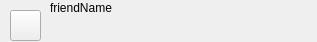
<?xml version="1.0" encoding="UTF-8"?>
<ui version="4.0">
 <class>friendItem</class>
 <widget class="QWidget" name="friendItem">
  <property name="geometry">
   <rect>
    <x>0</x>
    <y>0</y>
    <width>317</width>
    <height>42</height>
   </rect>
  </property>
  <property name="windowTitle">
   <string>Form</string>
  </property>
  <widget class="QLabel" name="usernameText">
   <property name="geometry">
    <rect>
     <x>50</x>
     <y>0</y>
     <width>121</width>
     <height>16</height>
    </rect>
   </property>
   <property name="text">
    <string>friendName </string>
   </property>
  </widget>
  <widget class="QPushButton" name="profileButton">
   <property name="geometry">
    <rect>
     <x>10</x>
     <y>10</y>
     <width>31</width>
     <height>31</height>
    </rect>
   </property>
   <property name="text">
    <string/>
   </property>
  </widget>
 </widget>
 <resources/>
 <connections/>
</ui>
